Frame 1 (no input): blank canvas, image omitted
Frame 60 (no input): blank canvas, image omitted
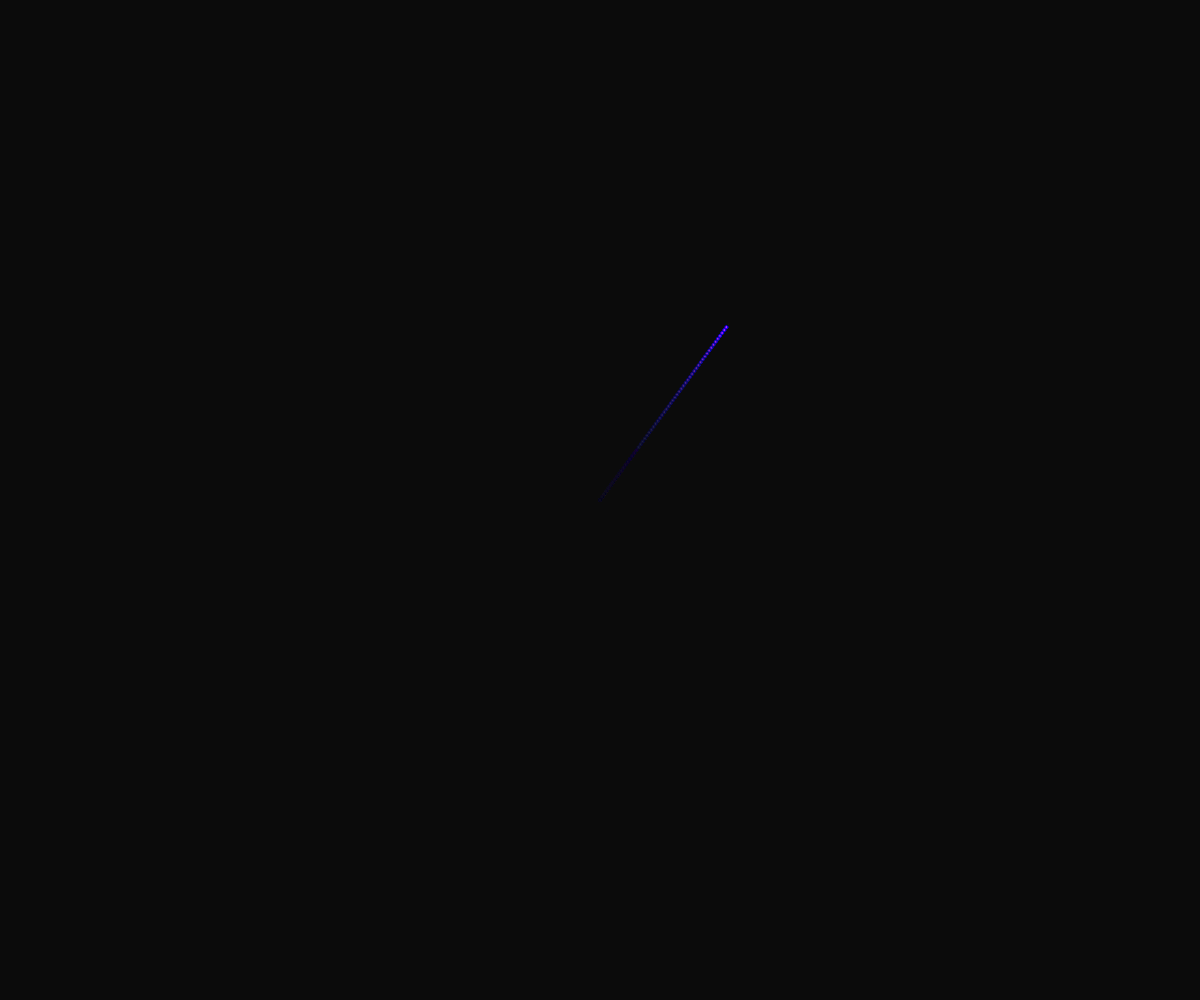
Frame 120 (the mouse pressed at the canvas centre since frame 60)

The p5.js sketch whose frames 1 and 60 were blank and that drew this single picture after the mouse press (run headless with seeded random() and noise() and a simulated clock; from frame 60 on, the mouse is pressed at the canvas centre):

// p5.js sketch
// ── sketch.js
let num = 10;
let points = [];

function setup(){
  createCanvas(windowWidth, windowHeight);
  for(let i=0; i<points.length; i++){
    points[i] = new Points();
  }
}

function mousePressed(){
  let np = new Points()
  points.push(np);
}

function draw(){
  background(0,10);
  for (let i=0; i<points.length; i++){
  points[i].display();
  points[i].move();
  }
  
  for (let a of points){
     for (let b of points){
      strokeWeight(0.5);
      stroke(a.x%200,a.y%255,200,50);
      line(a.x, a.y, b.x, b.y);
     }
   }
      
}
    
class Points {
  
  constructor(x,y,r){
    this.x = mouseX//random(50, width-50);
    this.y = mouseY//random(50, height-50);
    this.r = 3;
  }
  
  display(){
    for (let i = 0; i<points.length; i++){
    let p = points[i];
    fill(p.x%255,p.y%150,255);
    stroke(0,0,255);
    strokeWeight(1);
    ellipse(p.x, p.y, p.r);
    }
  }
  
  speedX = random(-5,5);
  speedY = random(-5,5);

  move(){

    this.x += this.speedX;
    this.y += this.speedY;
        
    if (this.x > width || this.x < 0){
      this.speedX *= -1;
    } if (this.y > height || this.y < 0){
      this.speedY *= -1;
    }
  }
  
}
